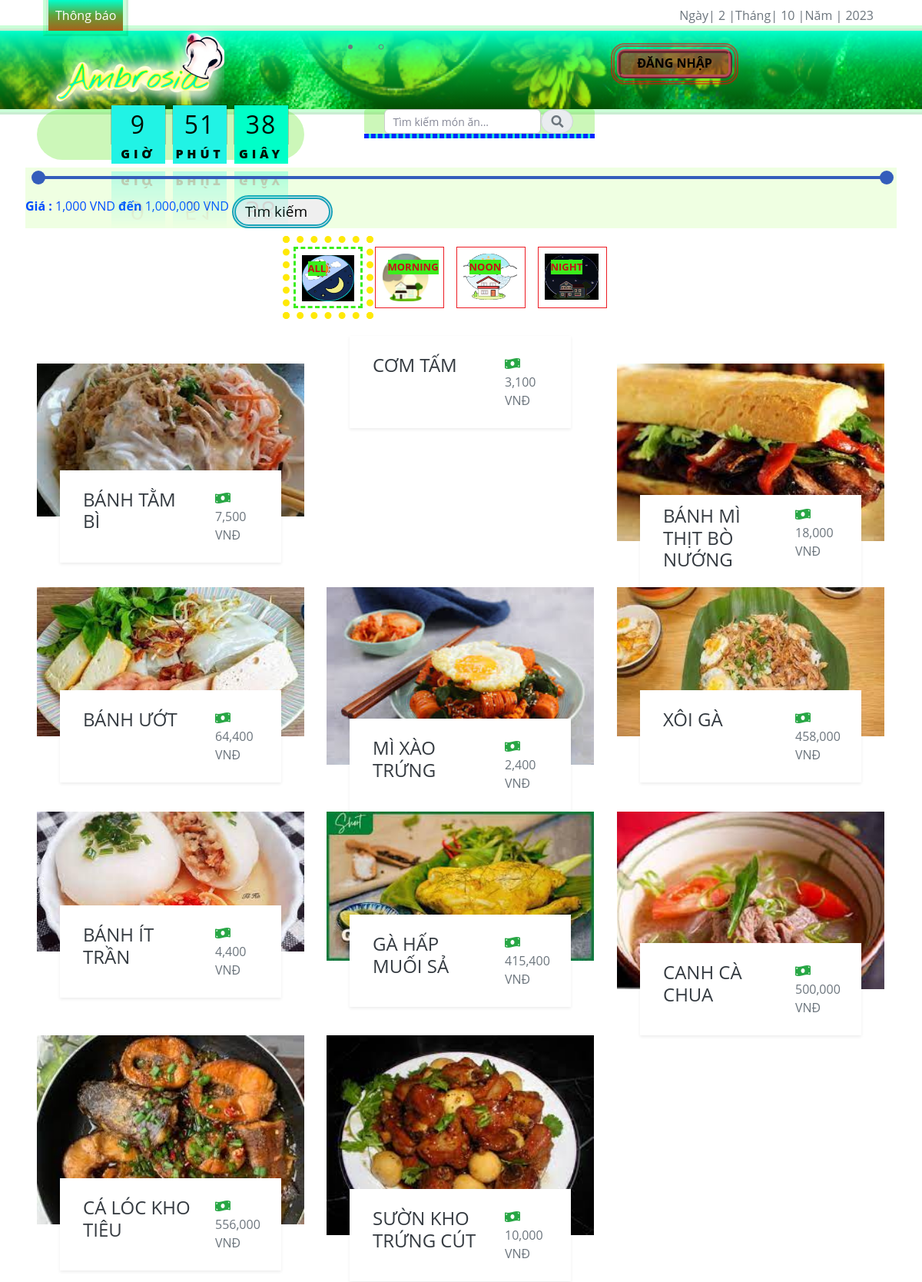
The page / on the database its author committed.
### tables this page shows
CREATE TABLE `sanpham` (
  `MaSP` int(11) NOT NULL,
  `MaDM` int(11) NOT NULL,
  `TenSP` varchar(70) NOT NULL,
  `MoTa` text NOT NULL,
  `CachLam` text NOT NULL,
  `HinhAnh1` varchar(200) NOT NULL,
  `HinhAnh2` varchar(255) DEFAULT NULL,
  `HinhAnh3` varchar(255) DEFAULT NULL,
  `TrangThai` int(11) NOT NULL,
  `ThoiGian` datetime DEFAULT NULL
);

### Controllers/HomeController.php (called while the page is built, shortened)
<?php
require_once("Models/home.php");
class HomeController
{
    var $home_model;
    public function __construct()
    {
       $this->home_model = new Home();
    }
    function list()
    {
        $in="";
        $data_sanpham1 = $this->home_model->sanpham_danhmuc(0,8,1,$in);
        $data_sanpham2 = $this->home_model->sanpham_danhmuc(0,8,2,$in);
        $data_sanpham3 = $this->home_model->sanpham_danhmuc(0,8,3,$in);
        require_once('Views/index.php');
    }
}

### Models/connection.php (called while the page is built, shortened)
<?php
    class connection{
        function __construct()
        {
            $severname ="localhost";
            $username ="root";
            $password ="tin123";
            $db_name ="dacs2";
            $this->conn = new mysqli($severname,$username,$password,$db_name);
        }
    }
?>

### Models/model.php (called while the page is built, shortened)
<?php
require_once("connection.php");
class model
{
    function __construct()
    {
        $conn_obj = new connection();
        $this->conn = $conn_obj->conn;
    }
    function danhmuc()
    {
        $query =  "SELECT * from DanhMuc ";
        require("result.php");
        return $data;
    }
    function sanpham_danhmuc($a, $b, $danhmuc,$in)
    {
        $query =   "SELECT sanpham.*,danhmuc.TenDM, (SELECT(SUM(sanpham_nguyenlieu.Sl_SPNL*nguyenlieu.GiaNL)) FROM sanpham_nguyenlieu INNER JOIN nguyenlieu ON sanpham_nguyenlieu.MaNL=nguyenlieu.MaNL WHERE sanpham.MaSP=sanpham_nguyenlieu.MaSP) AS DonGia , (SELECT COUNT(nguoidung_sanpham.MaSP)  FROM `nguoidung_sanpham`  WHERE  nguoidung_sanpham.TenSP LIKE sanpham.TenSP)  AS tt FROM sanpham INNER JOIN danhmuc ON sanpham.MaDM=danhmuc.MaDM WHERE sanpham.TrangThai = 1  and sanpham.MaDM = $danhmuc $in ORDER BY tt DESC limit $a,$b";
        require("result.php");
        return $data;
    }
}

### Models/result.php (called while the page is built)
<?php
$result = $this->conn->query($query);
$data = array();
while ($row = $result->fetch_assoc()) {
    $data[] = $row;
}
?>

### Views/home/home.php (the view, shortened to what this page needs)
<?php
require_once("header_home.php")
?>
<div class="container-fluid bg-light py-6 px-5">
    <div class="row gx-5">
        <div class="col-12 text-center">
            <div class="d-inline-block bg-dark-radial text-center pt-4 px-5 mb-5">
                <ul class="ul_ds list-inline mb-0" id="portfolio-flters">
                    <li class="li_ds btn btn-ds btn-outline-primary bg-white p-2 active mx-2 mb-4" data-filter="*">
                        <img id="ds" src="public/img/danh_sach/all.jpg">
                        <div class="position-absolute top-0 start-0 end-0 bottom-0 m-2 d-flex align-items-center justify-content-center" style="background: rgba(4, 15, 40, .3);">
                            <p class="text-ds text-uppercase m-0">ALL</p>
                        </div>
                    </li>
                    <li class="li_ds btn btn-ds btn-outline-primary bg-white p-2 mx-2 mb-4" data-filter=".morning">
                        <img src="public/img/danh_sach/sang.jpg">
                        <div class="position-absolute top-0 start-0 end-0 bottom-0 m-2 d-flex align-items-center justify-content-center" style="background: rgba(4, 15, 40, .3);">
                            <p class="text-ds text-uppercase m-0">MORNING</p>
                        </div>
                    </li>
                    <li class="li_ds btn btn-ds btn-outline-primary bg-white p-2 mx-2 mb-4" data-filter=".noon">
                        <img id="ds" src="public/img/danh_sach/trua.jpg">
                        <div class="position-absolute top-0 start-0 end-0 bottom-0 m-2 d-flex align-items-center justify-content-center" style="background: rgba(4, 15, 40, .3);">
                            <p class="text-ds text-uppercase m-0">NOON</p>
                        </div>
                    </li>
                    <li class="li_ds btn btn-ds btn-outline-primary bg-white p-2 mx-2 mb-4" data-filter=".night">
                        <img id="ds" src="public/img/danh_sach/toi.jpg">
                        <div class="position-absolute top-0 start-0 end-0 bottom-0 m-2 d-flex align-items-center justify-content-center" style="background: rgba(4, 15, 40, .3);">
                            <p class="text-ds text-uppercase m-0">NIGHT</p>
                        </div>
                    </li>
                </ul>
            </div>
        </div>
    </div>
    <div class="row g-5 portfolio-container">
        <?php
            if($data_sanpham1!=NULL){
                for($r=0;$r<1;$r++){
        ?>
        <?php
            for ($i = $r*4; $i < count($data_sanpham1); $i++) {
                ?>
                    <div class="col-xl-4 col-lg-6 col-md-6 portfolio-item morning">
                        <div class="position-relative portfolio-box">
                            <img class="img-fluid w-100" src="public/<?= $data_sanpham1[$i]['HinhAnh1'] ?>" alt="">
                                <div class="portfolio-title shadow-sm">
                                    <div class="row">
                                        <div class="col-sm-8">
                                            <a  href="?mod=detail&act=detail&id=<?= $data_sanpham1[$i]['MaSP'] ?>">
                                                <p class="h4 text-uppercase"><?= $data_sanpham1[$i]['TenSP'] ?></p>
                                        </div>
                                        <div class="col-sm-2">
                                                <span class="text-body"><i class="fas fa-money-bill-wave text-success me-2"></i><?= number_format($data_sanpham1[$i]['DonGia']) ?> VNĐ</span>
                                        </div>
                                    </div>
                                </div>
                        </div>
                    </div>
        <?php }?>
        <?php
            }
        }?>
        <?php
            if($data_sanpham2!=NULL){
                for($r=0;$r<1;$r++){
        ?>
        <?php
            for ($i = $r*4;$i < count($data_sanpham2); $i++) {
                ?>
                    <div class="col-xl-4 col-lg-6 col-md-6 portfolio-item noon" >
                        <div class="position-relative portfolio-box">
                            <img class="img-fluid w-100" src="public/<?= $data_sanpham2[$i]['HinhAnh1'] ?>" alt="">
                            <div class="portfolio-title shadow-sm">
                                <div class="row">
                                    <div class="col-sm-8">
                                        <a  href="?mod=detail&act=detail&id=<?= $data_sanpham2[$i]['MaSP'] ?>">
                                            <p class="h4 text-uppercase"><?= $data_sanpham2[$i]['TenSP'] ?></p>
                                    </div>
                                    <div class="col-sm-2">
                                            <span class="text-body"><i class="fas fa-money-bill-wave text-success me-2"></i><?= number_format($data_sanpham2[$i]['DonGia']) ?> VNĐ</span>
                                    </div>
                                </div>
                            </div>
                        </div>
                    </div>
        <?php }?>
        <?php
            }
        }?>
        <?php
            if($data_sanpham3!=NULL){
                for($r=0;$r<1;$r++){
        ?>
        <?php
            for ($i = $r*4;$i < count($data_sanpham3); $i++) {
                ?>
                    <div class="col-xl-4 col-lg-6 col-md-6 portfolio-item night" >
                        <div class="position-relative portfolio-box">
                            <img class="img-fluid w-100" src="public/<?= $data_sanpham3[$i]['HinhAnh1'] ?>" alt="">
                            <div class="portfolio-title shadow-sm">
                                <div class="row">
                                    <div class="col-sm-8">
                                        <a  href="?mod=detail&act=detail&id=<?= $data_sanpham3[$i]['MaSP'] ?>">
                                            <p class="h4 text-uppercase"><?= $data_sanpham3[$i]['TenSP'] ?></p>
                                    </div>
                                    <div class="col-sm-2">
                                            <span class="text-body"><i class="fas fa-money-bill-wave text-success me-2"></i><?= number_format($data_sanpham3[$i]['DonGia']) ?> VNĐ</span>
                                    </div>
                                </div>
                            </div>
                        </div>
                    </div>
        <?php }?>
        <?php
            }
        }?>
    </div>
</div>
<?php
require_once("Views/header_footer/footer.php")
?>

### rows shown on the page
sanpham: HinhAnh1 (picture), TenSP "BÁNH TẰM BÌ", DonGia "7,500"
sanpham: TenSP "CƠM TẤM", DonGia "3,100"
sanpham: HinhAnh1 (picture), TenSP "BÁNH MÌ THỊT BÒ NƯỚNG", DonGia "18,000"
sanpham: HinhAnh1 (picture), TenSP "BÁNH ƯỚT", DonGia "64,400"
sanpham: HinhAnh1 (picture), TenSP "MÌ XÀO TRỨNG", DonGia "2,400"
sanpham: HinhAnh1 (picture), TenSP "XÔI GÀ", DonGia "458,000"
sanpham: HinhAnh1 (picture), TenSP "BÁNH ÍT TRẦN", DonGia "4,400"
sanpham: HinhAnh1 (picture), TenSP "GÀ HẤP MUỐI SẢ", DonGia "415,400"
sanpham: HinhAnh1 (picture), TenSP "CANH CÀ CHUA", DonGia "500,000"
sanpham: HinhAnh1 (picture), TenSP "CÁ LÓC KHO TIÊU", DonGia "556,000"
sanpham: HinhAnh1 (picture), TenSP "SƯỜN KHO TRỨNG CÚT", DonGia "10,000"
